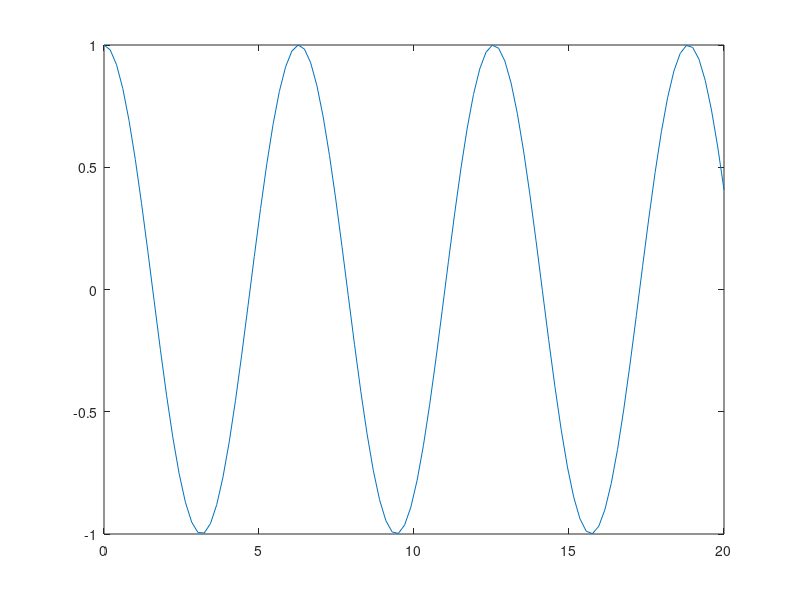

Here is the MATLAB script that generated this plot: (Note: this script raises an error after producing the figure.)
%=============================================================================
% Copyright (c) 2016-present Allan CORNET (Nelson)
%=============================================================================
% This file is part of Nelson.
%=============================================================================
% LICENCE_BLOCK_BEGIN
% SPDX-License-Identifier: LGPL-3.0-or-later
% LICENCE_BLOCK_END
%=============================================================================
% <--ADV-CLI MODE-->
%=============================================================================
f = figure();
x = linspace(0, 20);
y = cos(x);
plot(x, y)
ax = gca();
assert_isequal(ax.XGrid, 'off');
grid on
assert_isequal(ax.XGrid, 'on');
%=============================================================================
f = figure();
x = linspace(0, 10);
y = sin(x);
plot(x, y);
ax = gca();
assert_isequal(ax.XMinorGrid, 'off');
grid on
grid minor
assert_isequal(ax.XMinorGrid, 'on');
grid minor
assert_isequal(ax.XMinorGrid, 'off');
%=============================================================================
